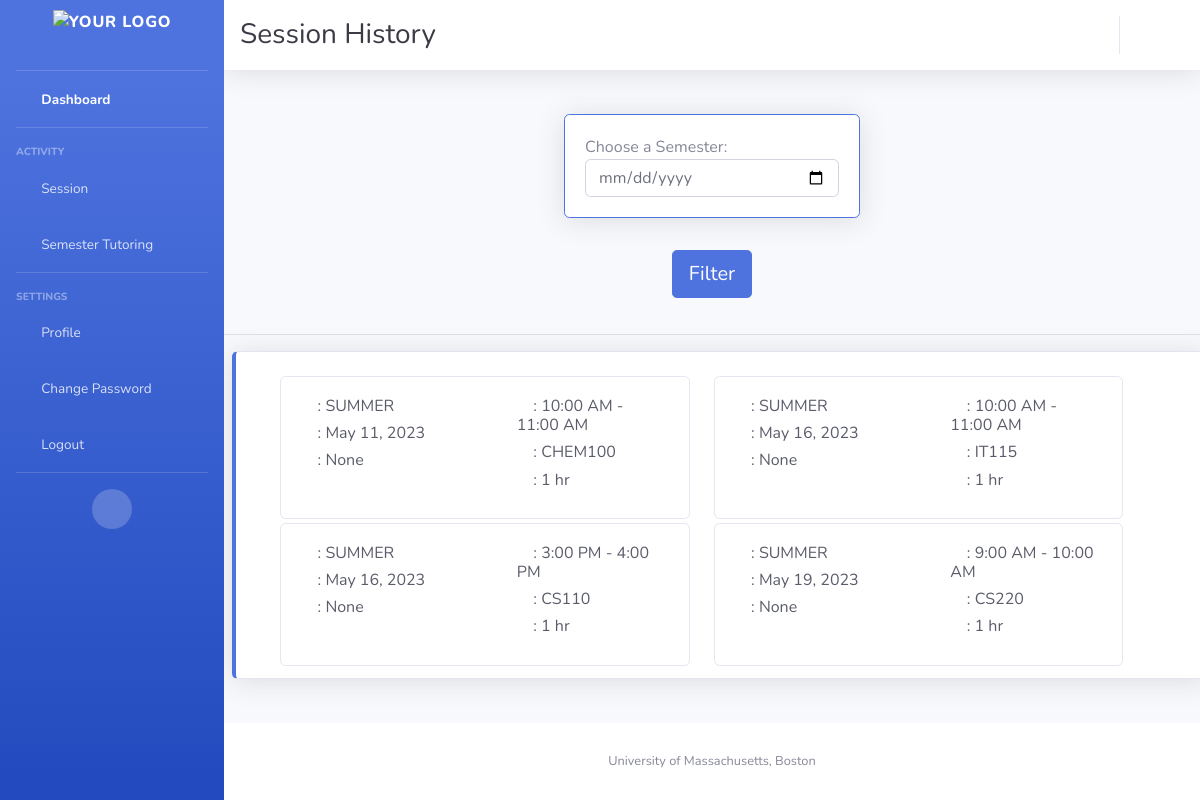
Before: /session-hsitory/ (signed in) with the older database file.
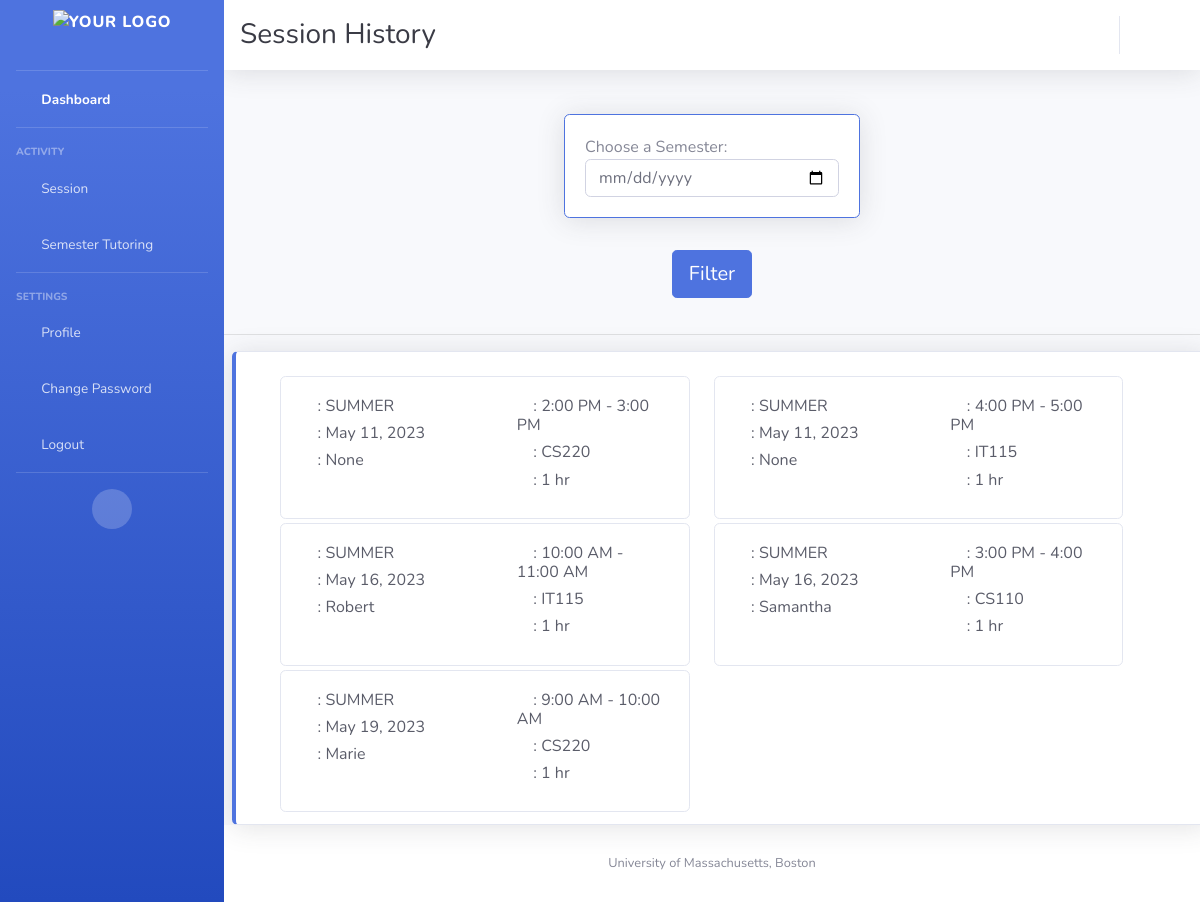
After: the same page with the newer database file.
### appusers/models.py (models this page shows, shortened)
class Availability(models.Model):
    tutor = models.ForeignKey(Tutor, on_delete=models.CASCADE, null=True, blank=True, related_name='availabilities')
    date = models.DateField()
    timeblock = models.CharField(max_length=1, choices=TIMEBLOCK_CHOICES)
    booked_by = models.ForeignKey(Student, on_delete=models.SET_NULL, null=True, blank=True,
                                  related_name='booked_slots')
    course = models.ForeignKey(Course, on_delete=models.CASCADE)
    status = models.CharField(max_length=1, choices=STATUS_CHOICES)
    semester = models.CharField(max_length=25, null=True)

class Course(models.Model):
    c_name = models.CharField(max_length=100)
    c_code = models.CharField(max_length=50, unique=True, null=False)
    def __str__(self):
        return self.c_name

class Student(models.Model):
    user = models.OneToOneField(User, on_delete=models.CASCADE)
    ums_id = models.CharField(max_length=20, null=True, blank=True)
    courses = models.ManyToManyField(Course, related_name='students')
    no_shows = models.IntegerField(max_length=1, default=0)
    profile_picture = models.FileField(null=True, blank=True)
    def __str__(self):
        return self.user.username

### appusers/views.py (the view)
# urls.py: path('session-hsitory/', session_history, name='session_history'),
@login_required
def session_history(request):
    current_user = request.user
    today = date.today()
    slots = Availability.objects.all().order_by('date')
    try:
        student = current_user.student
        student_session_history = Availability.objects.filter(booked_by=student, date__lt=today).order_by('date')
    except Student.DoesNotExist:
        student_session_history = []
    try:
        tutor = current_user.tutor
        tutor_session_history = Availability.objects.filter(tutor=tutor, date__lt=today).order_by('date')
    except Tutor.DoesNotExist:
        tutor_session_history = []
    return render(request, 'session_history.html',
                  {'slots': slots, 'today': today,
                   'student_session_history': student_session_history,
                   'tutor_session_history': tutor_session_history,
                  })

### templates/session_history.html (shortened to what this page needs)
{% extends "base.html" %}
{% block top_heading %}
    <h1 class="h3 mb-0 text-gray-900">Session History</h1>
{% endblock %}
{% block content %}
    <div class="card-body">
        <form method="GET" id="filter-form">
            <div class="row justify-content-center">
                <div class="col-md-4 mb-3">
                    <div class="card border-primary shadow">
                        <div class="card-body">
                            <div class="d-flex align-items-center">
                                <label for="date-select" class="mr-3 mb-0">Choose a Semester:</label>
                                <i class="fas fa-calendar"></i>
                            </div>
                            <input type="date" name="date" id="date-select" class="form-control">
                        </div>
                    </div>
                </div>
                <div class="col-md-12 text-center">
                    <button type="submit" class="btn btn-toggle btn-primary btn-lg mt-3">Filter</button>
                </div>
            </div>
        </form>
    </div>
    <hr>
    {% if user.is_authenticated %}
        {% if request.user.tutor %}
            <div class="container-fluid card border-left-primary shadow py-2 mr-5 ml-2 mt-3">
            <div id="card-container" class="row row-cols-1 row-cols-md-2 overflow-auto mr-5 ml-2 mt-3" >
                {% for session in tutor_session_history %}
                    <div class="col mb-1">
                        <div class="card">
                            <div class="row g-0">
                                <div class="col-md-6">
                                    <div class="card-body text-gray-800">
                                        <div class="h6">
                                            <i class="fas fa-archive"></i>
                                            : {{ session.semester }}
                                        </div>
                                        <div class="h6">
                                            <i class="fas fa-calendar"></i>
                                            : {{ session.date }}
                                        </div>
                                        <div class="h6">
                                            <i class="fas fa-user-alt"></i>
                                            : {{ session.booked_by }}
                                        </div>
                                    </div>
                                </div>
                                <div class="col-md-6">
                                    <div class="card-body text-gray-800">
                                        <div class="h6">
                                            <i class="fas fa-clock"></i>
                                            : {{ session.get_timeblock_display }}
                                        </div>
                                        <div class="h6">
                                            <i class="fas fa-book"></i>
                                            : {{ session.course }}
                                        </div>
                                        <div class="h6">
                                            <i class="fas fa-user-clock"></i>
                                            : 1 hr
                                        </div>
                                    </div>
                                </div>
                            </div>
                       </div>
                    </div>
                    {% empty %}
                    <p>No sessions today.</p>
                {% endfor %}
            </div>
        </div>
        {% endif %}
    {% endif %}
{% endblock %}

### templates/base.html (shortened to what this page needs)
{% load static %}
<!DOCTYPE html>
<html lang="en">
<head>
    <link href="{% static 'vendor/fontawesome-free/css/all.min.css' %}" rel="stylesheet" type="text/css">
    <link href="{% static 'css/sb-admin-2.min.css' %}" rel="stylesheet">
</head>
<body id="page-top">
<div id="wrapper">
    <ul class="navbar-nav bg-gradient-primary sidebar sidebar-dark accordion" id="accordionSidebar">
        <a class="sidebar-brand d-flex align-items-center justify-content-center" href="{% url 'home' %}">
            <img src="{% static 'images/favicons/UMB_White_logo.png' %}" alt="Your Logo" height="50">
        </a>
        <hr class="sidebar-divider my-0">
        <li class="nav-item active">
            <a class="nav-link" href="{% url 'home' %}">
                <i class="fas fa-fw fa-tachometer-alt"></i>
                <span>Dashboard</span></a>
        </li>
        <hr class="sidebar-divider">
        <div class="sidebar-heading">
            Activity
        </div>
        <li class="nav-item">
            <a class="nav-link collapsed" href="#" data-toggle="collapse" data-target="#collapseTwo"
               aria-expanded="true" aria-controls="collapseTwo">
                <i class="fas fa-fw fa-cog"></i>
                <span>Session</span>
            </a>
        </li>
        <li class="nav-item">
            <a class="nav-link collapsed" href="#" data-toggle="collapse" data-target="#collapseUtilities"
               aria-expanded="true" aria-controls="collapseUtilities">
                <i class="fas fa-fw fa-list"></i>
                <span>Semester Tutoring</span>
            </a>
        </li>
        <hr class="sidebar-divider">
        <div class="sidebar-heading">
            Settings
        </div>
        <li class="nav-item ">
            <a class="nav-link" href="{% url 'profile' %}">
                <i class="fas fa-fw fa-user"></i>
                <span>Profile</span></a>
        </li>
        <li class="nav-item ">
            <a class="nav-link" href="{% url 'change_password' %}">
                <i class="fas fa-fw fa-cogs"></i>
                <span>Change Password</span></a>
        </li>
        <li class="nav-item ">
            <a class="nav-link" data-toggle="modal" data-target="#logoutModal" href="{% url 'logout' %}">
                <i class="fas fa-fw fa-sign-out-alt"></i>
                <span>Logout</span></a>
        </li>
        <hr class="sidebar-divider d-none d-md-block">
        <div class="text-center d-none d-md-inline">
            <button class="rounded-circle border-0" id="sidebarToggle"></button>
        </div>
    </ul>
    <div id="content-wrapper" class="d-flex flex-column">
        <div id="content">
            <nav class="navbar navbar-expand navbar-light bg-white topbar mb-4 static-top shadow">
                {% block top_heading %}{% endblock %}
                <ul class="navbar-nav ml-auto">
                    <li class="nav-item dropdown no-arrow">
                        <a class="nav-link">
                        </a>
                    </li>
                </ul>
            </nav>
            {% block content %}{% endblock %}
        </div>
        <footer class="sticky-footer bg-white">
            <div class="container my-auto">
                <div class="copyright text-center my-auto">
                    <span>University of Massachusetts, Boston</span>
                </div>
            </div>
        </footer>
    </div>
</div>
</body>
</html>

Changed rows visible on the page:
removed Availability: semester "SUMMER", date "May 11, 2023", booked_by "None", timeblock "10:00 AM - 11:00 AM", course "CHEM100"
added Availability: semester "SUMMER", date "May 11, 2023", booked_by "None", timeblock "2:00 PM - 3:00 PM", course "CS220"
added Availability: semester "SUMMER", date "May 11, 2023", booked_by "None", timeblock "4:00 PM - 5:00 PM", course "IT115"
changed Availability "10:00 AM - 11:00 AM": booked_by "None" → "Robert"
changed Availability "3:00 PM - 4:00 PM": booked_by "None" → "Samantha"
changed Availability "9:00 AM - 10:00 AM": booked_by "None" → "Marie"
